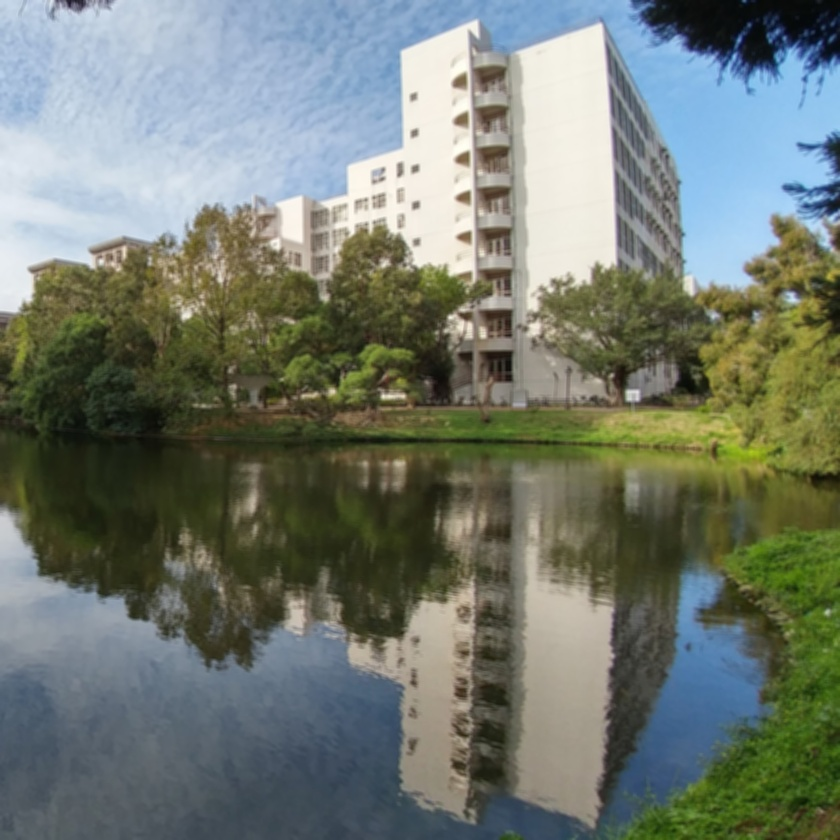
#> input picture Homework1/hw1_1/Gaussian_smooth_kernel_size(10).jpg, 840 x 840 px, shrunk from 1954 x 1954 before the run
$ python sobel_edge_detection.py
#> lines starting #> are read from the running program, lines starting #| are printed output that depends on the picture
### Homework1/hw1_1/convolution.py
import numpy as np
import cv2
def zero_padding(M, filters):
    add = int(filters.shape[0]/2)
    pad_result = np.zeros((M.shape[0]+2*add, M.shape[1]+2*add))
    pad_result[add:pad_result.shape[1]-add, add:pad_result.shape[1]-add] = M

    return pad_result

def convolution2D(M, filters):
    pad_result = zero_padding(M, filters)
    L = M.shape[0]
    add = int(filters.shape[0]/2)
    result_pic = np.ones(M.shape)

    for i in range(L):
        for j in range(L):
            # convolution center is (add+i:, add+j)
            result_pic[i][j] = np.sum(pad_result[i:i+2*add+1, j: j+2*add+1]*filters)

    return result_pic


# [24 lines left out: functions g_zero_padding, guassian_convolution2D, not called in this run]


# [5 lines that do not run on import are left out]

### Homework1/hw1_1/sobel_edge_detection.py
import cv2
import numpy as np
import matplotlib.pyplot as plt
import gaussian_smooth
import convolution as con

def get_sobel(img):
    # make it into 64 bit
    img_grey = cv2.cvtColor(img, cv2.COLOR_BGR2GRAY).astype(np.float32)

    Hx = np.array([[-1,0,1],
                    [-2,0,2],
                    [-1,0,1]], dtype = np.float32)/8

    Hy = np.array([[1,2,1],
                    [0,0,0],
                    [-1,-2,-1]], dtype = np.float32)/8

    x_d = con.convolution2D(img_grey, Hx) #cv2.filter2D(img_grey, -1, Hx)
    y_d = con.convolution2D(img_grey, Hy) #cv2.filter2D(img_grey, -1, Hy)

    return x_d, y_d


def sobel_edge_detection(img, kernel_size):

    x_d, y_d = get_sobel(img)

    # get direction matrix, by arctan(y_d/x_d)
    gradient = np.arctan2(y_d, x_d).astype(np.uint8)
    magnitude = np.sqrt(x_d*x_d + y_d*y_d).astype(np.uint8)

    return x_d, y_d, gradient, magnitude


if __name__ == "__main__":
    # where workflow should do
    path = 'Gaussian_smooth_kernel_size(10).jpg'
    img = cv2.imread(path)
#> img is the input picture: shape (840, 840, 3); mean B, G, R 112.8, 122.6, 114.5
    kernel_size = 10
    x_d, y_d, gradient, magnitude = sobel_edge_detection(img, kernel_size)
#> in get_sobel, `img_grey = cv2.cvtColor(img, cv2.COLOR_BGR2GRAY).astype(np.float32)`:
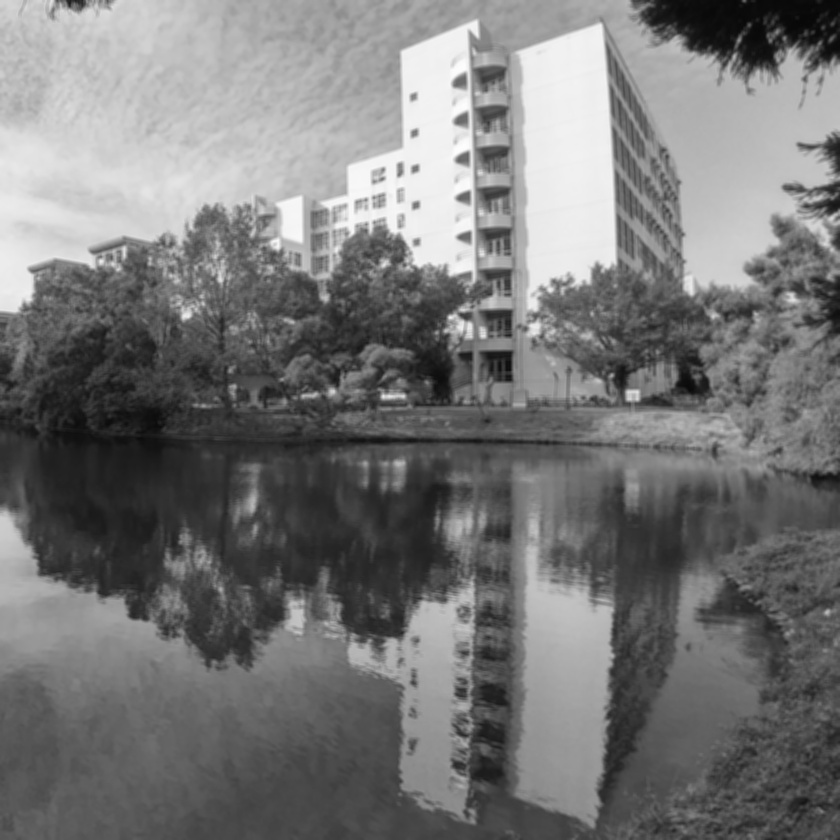
#> img_grey: shape (840, 840) float32; min 6, max 254, mean 119.1
#> after the loop in convolution2D, `for i in range(L):`:
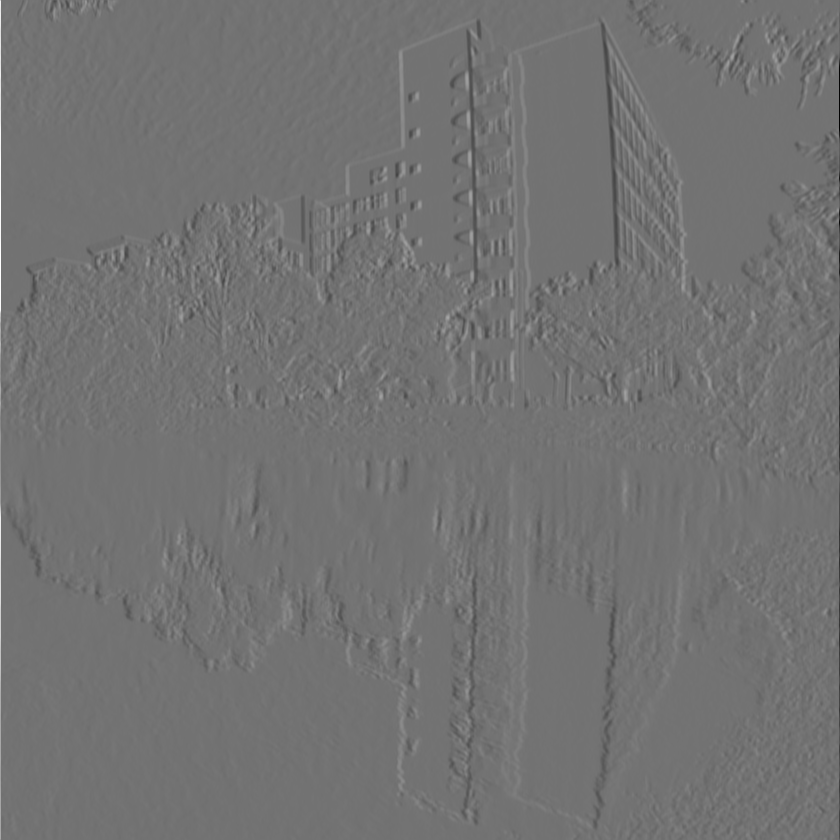
#> result_pic: shape (840, 840) float64; min -96.88, max 118, mean 0; drawn with min black and max white
#> after the loop in convolution2D (call 2), `for i in range(L):`:
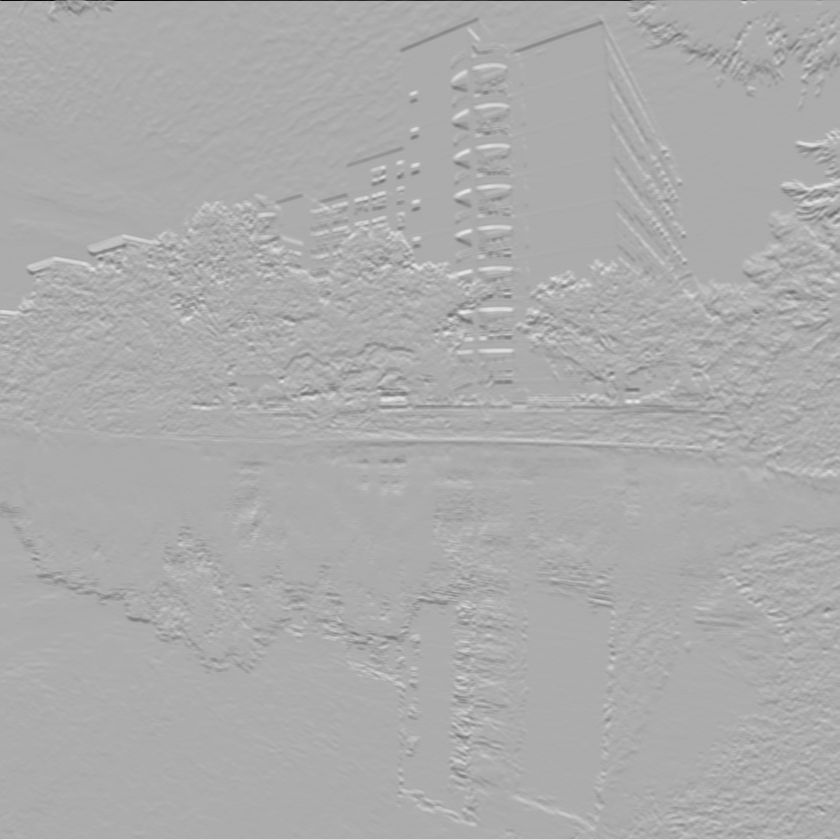
#> result_pic: shape (840, 840) float64; min -109.5, max 52.5, mean 0; drawn with min black and max white
#> in sobel_edge_detection, `gradient = np.arctan2(y_d, x_d).astype(np.uint8)`:
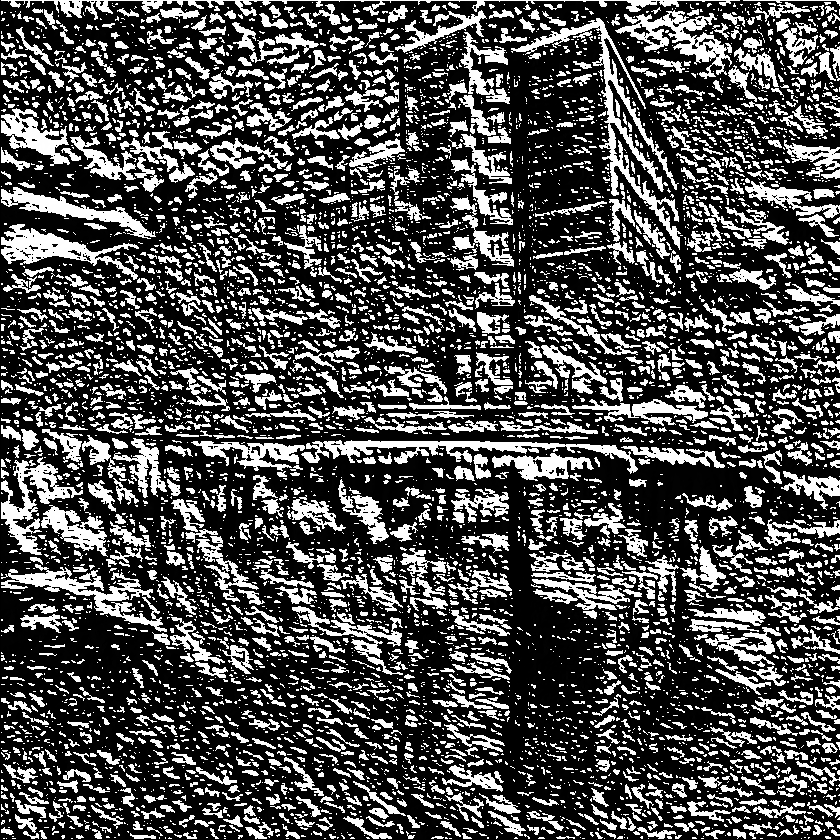
#> gradient: shape (840, 840); min 0, max 255, mean 78.7
#> in sobel_edge_detection, `magnitude = np.sqrt(x_d*x_d + y_d*y_d).astype(np.uint8)`:
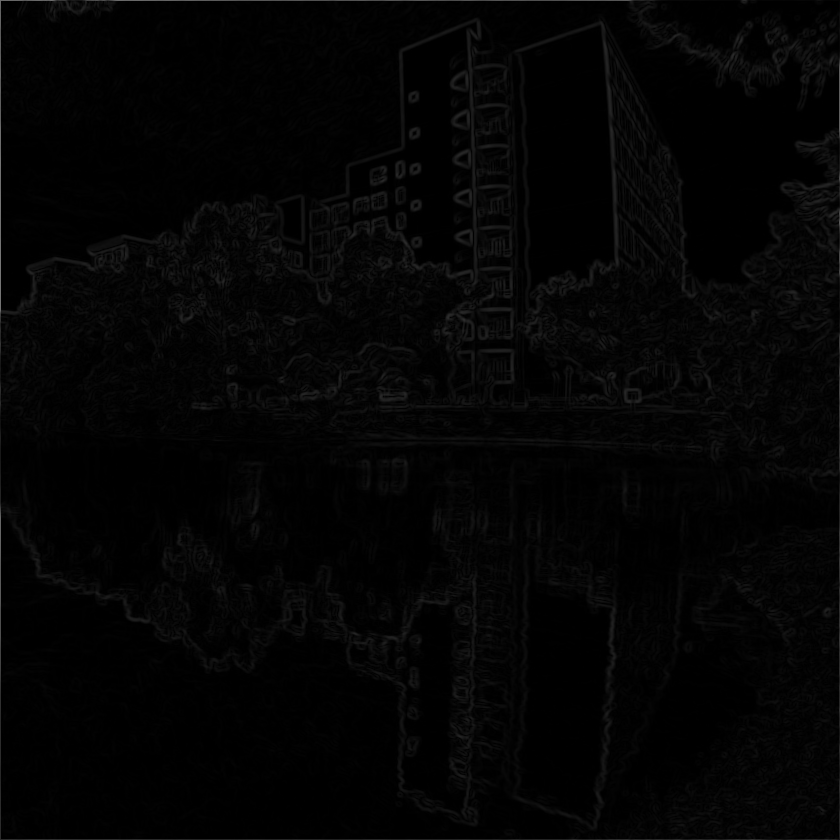
#> magnitude: shape (840, 840); min 0, max 118, mean 3.9

    # Save result
    cv2.imwrite('sobel_xd_kernel_size('+ str(kernel_size) + ').jpg', x_d)
    cv2.imwrite('sobel_yd_kernel_size('+ str(kernel_size) + ').jpg', y_d)
    cv2.imwrite('gradient_kernel_size('+ str(kernel_size) + ').jpg', gradient)
    cv2.imwrite('magnitude_kernel_size('+ str(kernel_size) + ').jpg', magnitude)

    plt.imshow(gradient, cmap = plt.cm.summer)
    plt.savefig('gradient_cmap_kernel_size('+ str(kernel_size) + ').jpg')

$ run again, with Homework1/hw1_1/My Image.jpg copied over Homework1/hw1_1/Gaussian_smooth_kernel_size(10).jpg
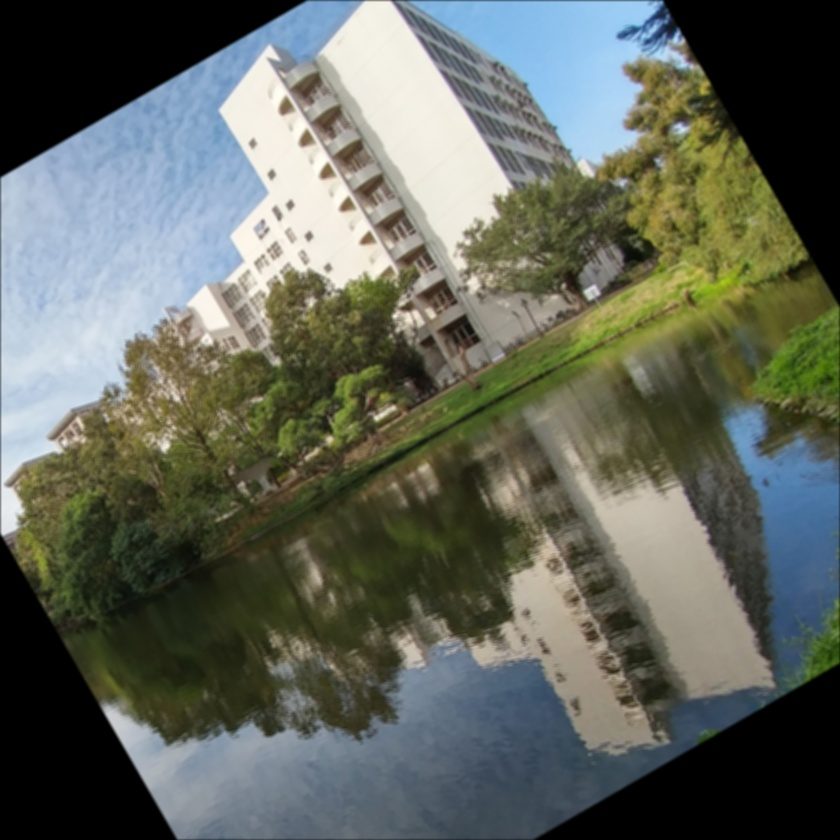
#> input picture Homework1/hw1_1/My Image.jpg, 840 x 840 px, shrunk from 1954 x 1954 before the run
#> img is the input picture: shape (840, 840, 3); mean B, G, R 92.8, 102.8, 98
#> after the loop in convolution2D (call 2), `for i in range(L):`:
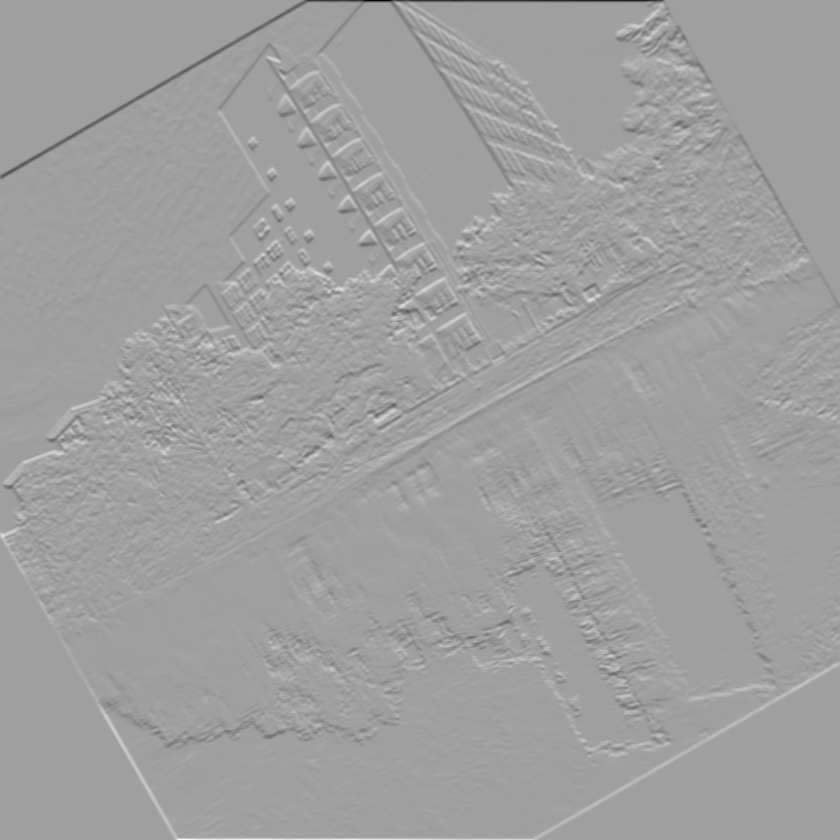
#> result_pic: shape (840, 840) float64; min -102, max 60.62, mean 0; drawn with min black and max white
#> in sobel_edge_detection, `magnitude = np.sqrt(x_d*x_d + y_d*y_d).astype(np.uint8)`:
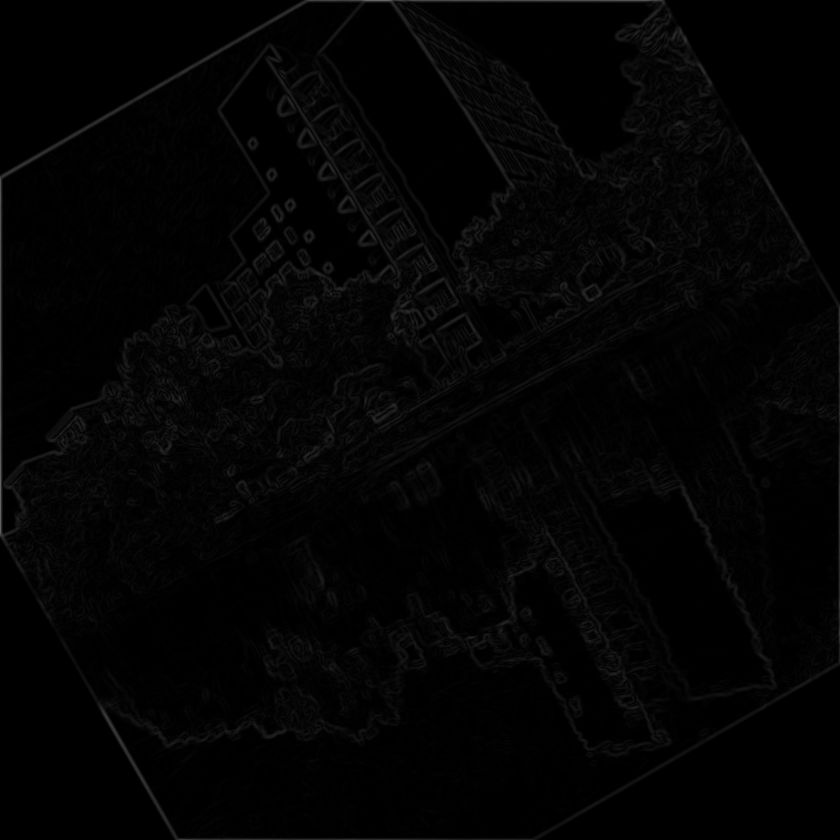
#> magnitude: shape (840, 840); min 0, max 102, mean 3.6
